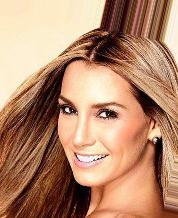
#> input picture resource/example/000001.jpg, 178 x 218 px
$ jupyter execute analyse_fft_real_imag.ipynb
#> lines starting #> are read from the running program, lines starting #| are printed output that depends on the picture; after the words box and inside, x2 and y2 are one past the last pixel; in counts of white or black regions, pixels touching at a corner belong together
### tools/img.py
import cv2
import numpy
import numpy as np
import pywt
import torch
from matplotlib import pyplot as plt
import cv2
from scipy.fftpack import dct, idct
from skimage.metrics import structural_similarity as ssim
from skimage.metrics import peak_signal_noise_ratio as psnr

from pytorch_grad_cam import GradCAM
from pytorch_grad_cam.utils.model_targets import ClassifierOutputTarget
from pytorch_grad_cam.utils.image import show_cam_on_image


# [58 lines left out: functions ndarray2tensor, tensor2ndarray, dct_2d_3c_slide_window, idct_2d_3c_slide_window, not called in this run]


def dct_2d_3c_full_scale(x: np.ndarray):
    return dct_2d_3c_slide_window(x, x.shape[0])

def idct_2d_3c_full_scale(x: np.ndarray):
    return idct_2d_3c_slide_window(x, x.shape[0])


# [52 lines left out: functions dwt_2d_3c, idwt_2d_3c, not called in this run]

def fft_2d_3c(x_0: np.ndarray):
    x_f = []
    for i in range(3):
        x_f.append(np.fft.fft2(x_0[:, :, i]))
    x_f = np.stack(x_f, axis=2)
    return x_f

def ifft_2d_3c(x_0: np.ndarray):
    x_i = []
    for i in range(3):
        x_i.append(np.fft.ifft2(x_0[:, :, i]))
    x_i = np.stack(x_i, axis=2)
    return x_i


# [21 lines left out: functions rgb_to_yuv, yuv_to_rgb, not called in this run]

def rgb2yuv(x_rgb: numpy.ndarray) -> numpy.ndarray:
    """
    this function converts RGB image to YUV image both a single image and a batch
    :param x_rgb:
    :return:
    """
    if len(x_rgb.shape) == 4:  # batch
        x_yuv = np.zeros(x_rgb.shape, dtype=float)
        for i in range(x_rgb.shape[0]):
            img = cv2.cvtColor(x_rgb[i].astype(np.uint8), cv2.COLOR_RGB2YUV)
            x_yuv[i] = img
        return x_yuv
    return cv2.cvtColor(x_rgb.astype(np.uint8), cv2.COLOR_RGB2YUV)


def yuv2rgb(x_yuv):
    """
    this function converts YUV image to RGB image both a single image and a batch
    :param x_yuv:
    :return:
    """
    if len(x_yuv.shape) == 4:  # batch
        x_rgb = np.zeros(x_yuv.shape, dtype=float)
        for i in range(x_yuv.shape[0]):
            img = cv2.cvtColor(x_yuv[i].astype(np.uint8), cv2.COLOR_YUV2RGB)
            x_rgb[i] = img
        return x_rgb
    return cv2.cvtColor(x_yuv.astype(np.uint8), cv2.COLOR_YUV2RGB)


# [52 lines left out: functions clip, plot_space_target_space, get_shifted_amp_pha, not called in this run]

### exp/analyse_fft_real_imag.ipynb
In this file, we analyse the effect of change the Im part of FFT, we want to explore whether the Im part will not change if adding some noise into a image.

[cell 1]
import sys
sys.path.append('../')

import PIL.Image
import numpy as np
from tools.img import fft_2d_3c, ifft_2d_3c
from tools.img import rgb2yuv, yuv2rgb
import matplotlib.pyplot as plt
import random

[cell 2]
scale = 224
wind = 4
start = random.randint(0, scale - wind)
x_img = PIL.Image.open('../resource/example/000001.jpg')
#> x_img is the input picture: PIL image 178x218 RGB; mean R, G, B 181, 137.1, 109.7
x_img = x_img.resize((scale, scale))
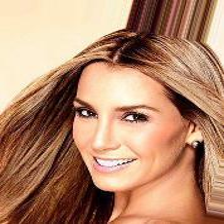
#> x_img: PIL image 224x224 RGB; mean R, G, B 181, 137.1, 109.8
x = np.array(x_img)
x_fft = fft_2d_3c(rgb2yuv(x))
#> in rgb2yuv, `return cv2.cvtColor(x_rgb.astype(np.uint8), cv2.COLOR_RGB2YUV)`: returned value: shape (224, 224, 3); mean of channels 0, 1, 2 147.1, 109.6, 157.7
#> in fft_2d_3c, `x_f = []`: x_f = []
#> after the loop in fft_2d_3c, `for i in range(3):`: x_f = 3 items
x_real, x_imag = x_fft.real, x_fft.imag
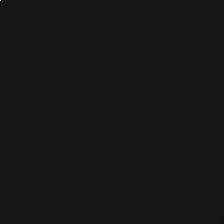
#> x_real: shape (224, 224, 3) float64; mean of channels 0, 1, 2 233, 109, 146; drawn with min black and max white
x_imag_poison = x_imag.copy()
x_imag_poison[start:(start + wind), start:(start + wind), 1] = 512
#> x_imag_poison: shape (224, 224, 3) float64; mean of channels 0, 1, 2 0, -0.8, 0

_, ax = plt.subplots(1, 2)
ax[0].imshow(x_imag[:, :, 1])
ax[0].set_title('original imag')
ax[0].axis('off')

ax[1].imshow(x_imag_poison[:, :, 1])
ax[1].set_title('poison imag')
ax[1].axis('off')

plt.show()
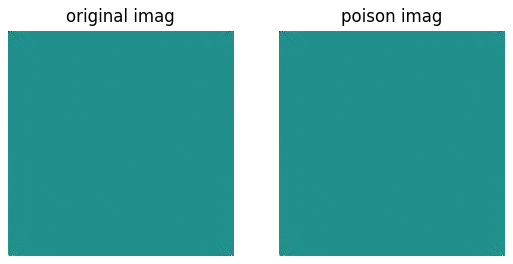
#> figure drawn by matplotlib, 2 panels
(x_imag_poison - x_imag).mean()
#> Out = -0.265

[cell 3]
x_fft = x_real + 1j * x_imag_poison
x_poison = yuv2rgb(ifft_2d_3c(x_fft).real).astype(int)
#> after the loop in ifft_2d_3c, `for i in range(3):`: x_i = 3 items
_, ax = plt.subplots(1, 2)
ax[0].imshow(x)
ax[0].set_title('original img')
ax[0].axis('off')

ax[1].imshow(x_poison)
ax[1].set_title('poison img')
ax[1].axis('off')

plt.show()
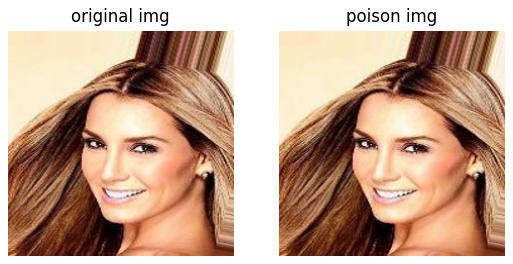
#> figure drawn by matplotlib, 2 panels

[cell 4]
x_fft = fft_2d_3c(rgb2yuv(x))
x_fft_poison = fft_2d_3c(rgb2yuv(x_poison))
#> in rgb2yuv (call 3), `return cv2.cvtColor(x_rgb.astype(np.uint8), cv2.COLOR_RGB2YUV)`: returned value: shape (224, 224, 3); mean of channels 0, 1, 2 146.8, 109.1, 157.5
x_real, x_imag = x_fft.real, x_fft.imag
x_poison_real, x_poison_image = x_fft_poison.real, x_fft_poison.imag
_, ax = plt.subplots(2, 2)
ax[0][0].imshow(x_real[:, :, 1])
ax[0][0].set_title('x_real')
ax[0][0].axis('off')

ax[0][1].imshow(x_imag[:, :, 1])
ax[0][1].set_title('x_image')
ax[0][1].axis('off')

ax[1][0].imshow(x_poison_real[:, :, 1])
ax[1][0].set_title('x_poison_real')
ax[1][0].axis('off')

ax[1][1].imshow(x_poison_image[:, :, 1])
ax[1][1].set_title('x_poison_image')
ax[1][1].axis('off')

plt.show()
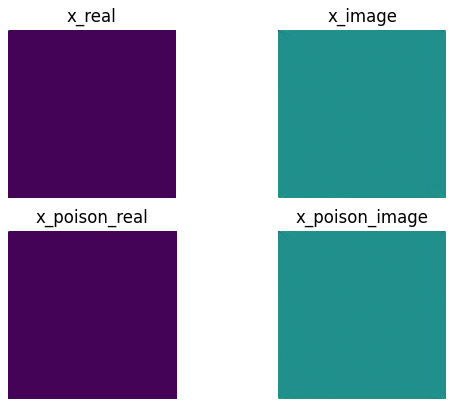
#> figure drawn by matplotlib, 4 panels

[cell 5]
x_amp, x_pha = np.abs(x_fft), np.angle(x_fft)
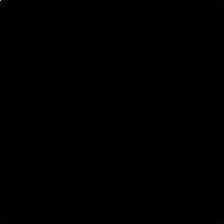
#> x_amp: shape (224, 224, 3) float64; mean of channels 0, 1, 2 4849.4, 465.1, 694.3; drawn with min black and max white
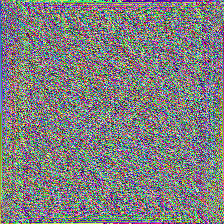
#> x_pha: shape (224, 224, 3) float64; mean of channels 0, 1, 2 -6.26e-05, -6.26e-05, 6.26e-05; drawn with min black and max white
x_poison_amp, x_poison_pha = np.abs(x_fft_poison), np.angle(x_fft_poison)
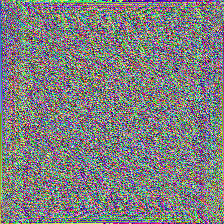
#> x_poison_pha: shape (224, 224, 3) float64; mean of channels 0, 1, 2 -0.000125, -0.000125, 0.000125; drawn with min black and max white

_, ax = plt.subplots(2, 2)
ax[0][0].imshow(x_amp[:, :, 1].astype(int))
ax[0][0].set_title('x_amp')
ax[0][0].axis('off')

ax[0][1].imshow(x_pha[:, :, 1].astype(float))
ax[0][1].set_title('x_pha')
ax[0][1].axis('off')

ax[1][0].imshow(x_poison_amp[:, :, 1].astype(int))
ax[1][0].set_title('x_poison_amp')
ax[1][0].axis('off')

ax[1][1].imshow(x_poison_pha[:, :, 1].astype(float))
ax[1][1].set_title('x_poison_pha')
ax[1][1].axis('off')

plt.show()
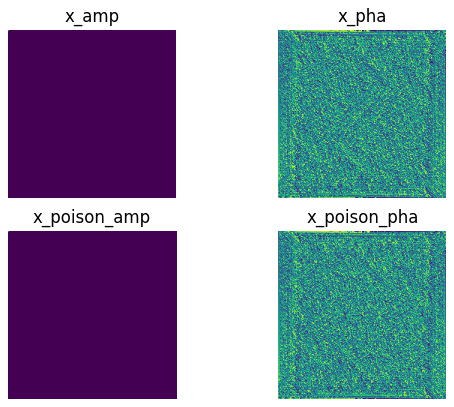
#> figure drawn by matplotlib, 4 panels

$ run again, with resource/example/000002.jpg copied over resource/example/000001.jpg
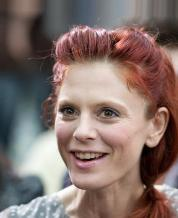
#> input picture resource/example/000002.jpg, 178 x 218 px
#> x_img is the input picture: PIL image 178x218 RGB; mean R, G, B 131.6, 112.9, 107.5
#> `x_img = x_img.resize((scale, scale))`:
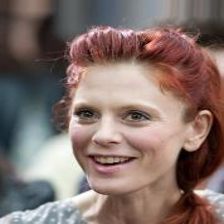
#> x_img: PIL image 224x224 RGB; mean R, G, B 131.6, 112.9, 107.5
#> in fft_2d_3c, `x_f = []`: x_f = []
#> after the loop in fft_2d_3c, `for i in range(3):`: x_f = 3 items
#> x_imag_poison: shape (224, 224, 3) float64; mean of channels 0, 1, 2 0, 0.5, 0
#> Out = 0.174
#> after the loop in ifft_2d_3c, `for i in range(3):`: x_i = 3 items
#> `plt.show()`:
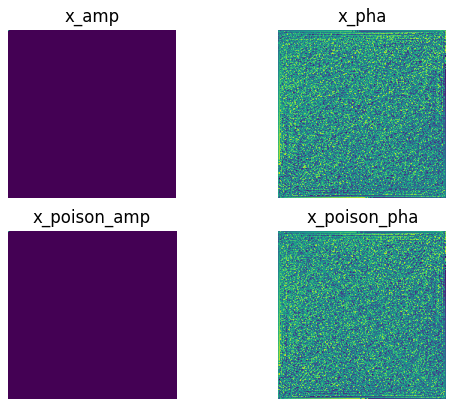
#> figure drawn by matplotlib, 4 panels

$ run again, with resource/example/000032.jpg copied over resource/example/000001.jpg
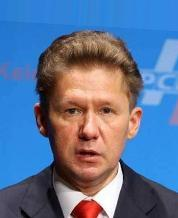
#> input picture resource/example/000032.jpg, 178 x 218 px
#> x_img is the input picture: PIL image 178x218 RGB; mean R, G, B 94.1, 115.9, 150.5
#> x_img: PIL image 224x224 RGB
#> in fft_2d_3c, `x_f = []`: x_f = []
#> after the loop in fft_2d_3c, `for i in range(3):`: x_f = 3 items
#> `x_real, x_imag = x_fft.real, x_fft.imag`:
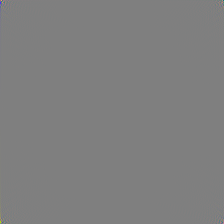
#> x_imag: shape (224, 224, 3) float64; mean of channels 0, 1, 2 0, 0, 0; drawn with min black and max white
#> x_imag_poison: shape (224, 224, 3) float64; 0.03% of pixels changed, all inside (x1, y1, x2, y2) = (216, 216, 220, 220)
#> Out = 0.0306
#> after the loop in ifft_2d_3c, `for i in range(3):`: x_i = 3 items
#> `plt.show()`:
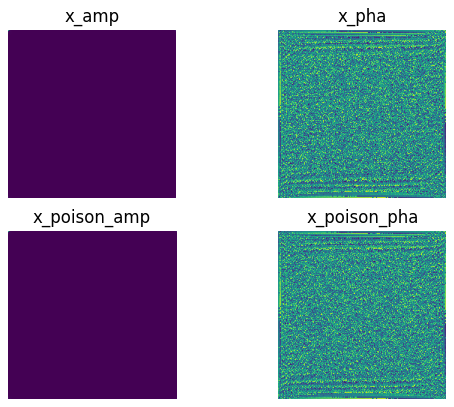
#> figure drawn by matplotlib, 4 panels
